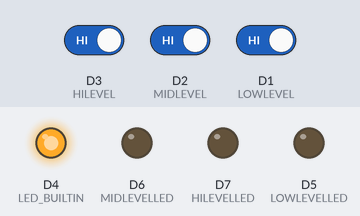
Bench run of a sketch on a simulated ESP8266 (NodeMCU). Parts: output pins drawn as LEDs (lit = HIGH, except the on-board LED, lit = LOW). The test bench sets the inputs (shaded band); at power-on: D3 (HILEVEL) HIGH, D2 (MIDLEVEL) HIGH, D1 (LOWLEVEL) HIGH.

Above: at 1.2 s.
1.3 s: D3 (HILEVEL) driven LOW
At 1.9 s:
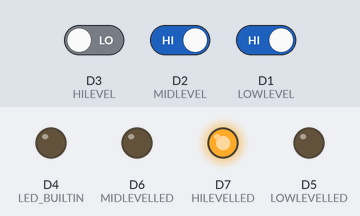
2.8 s: D2 (MIDLEVEL) driven LOW
At 4.0 s:
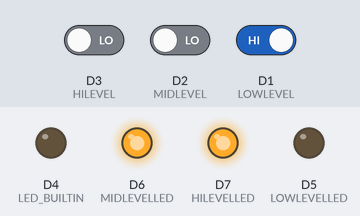
4.3 s: D1 (LOWLEVEL) driven LOW
At 5.4 s:
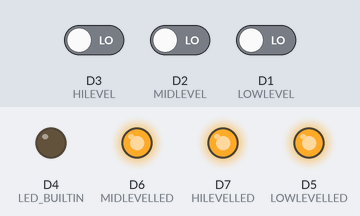
5.8 s: D3 (HILEVEL) driven HIGH
At 6.5 s:
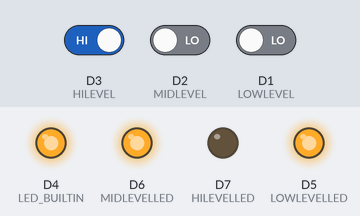
7.3 s: D2 (MIDLEVEL) driven HIGH
At 7.7 s:
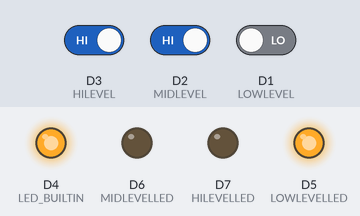
8.8 s: D3 (HILEVEL) driven LOW
At 10.0 s:
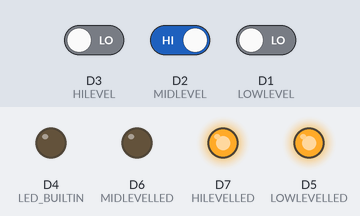
Timing chart, 0 to 11.3 s (numbered marks = the images above; inputs shaded):
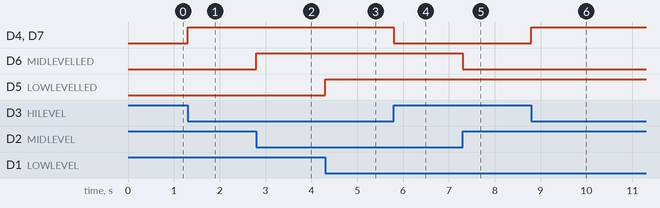

Measured:
- after the input at 1.3 s, D4 (LED_BUILTIN), D7 (HILEVELLED): LOW → HIGH at once
- after the input at 2.8 s, D6 (MIDLEVELLED): LOW → HIGH at once
- after the input at 4.3 s, D5 (LOWLEVELLED): LOW → HIGH at once
- after the input at 5.8 s, D4 (LED_BUILTIN), D7 (HILEVELLED): HIGH → LOW at once
- after the input at 7.3 s, D6 (MIDLEVELLED): HIGH → LOW at once
- after the input at 8.8 s, D4 (LED_BUILTIN), D7 (HILEVELLED): LOW → HIGH at once

The sketch:

TESTE_SENSOR_NIVEL_CONTRASSECO.ino
```cpp
//  https://youtu.be/oDEFAlp1Yho
//  https://www.tinkercad.com/things/i4KqjSBKx5y-copy-of-arduino-water-level-sensor/editel
//  https://youtu.be/CmkoEHnXWJQ


// These constants won't change:
const int LOWLEVEL = D1;    // pin that the sensor is attached to LOWLEVEL SENSOR
const int MIDLEVEL = D2;    // pin that the sensor is attached to MIDLEVEL SENSOR
const int HILEVEL = D3;     // pin that the sensor is attached to HILEVEL SENSOR

const int LOWLEVELLED = D5 ;
const int MIDLEVELLED = D6 ;
const int HILEVELLED = D7 ;

int LowSts = 0 ;
int MidSts = 0 ;
int HiSts  = 0 ;

void setup() {


  pinMode(LOWLEVEL, INPUT_PULLUP);    // Sensors
  pinMode(MIDLEVEL, INPUT_PULLUP);
  pinMode(HILEVEL, INPUT_PULLUP);

  pinMode(LOWLEVELLED, OUTPUT);       // LEDs
  pinMode(MIDLEVELLED, OUTPUT);
  pinMode(HILEVELLED, OUTPUT);

    pinMode(LED_BUILTIN, OUTPUT);

    digitalWrite(LED_BUILTIN, LOW);

    digitalWrite(LOWLEVELLED, LOW);
    digitalWrite(MIDLEVELLED, LOW);
    digitalWrite(HILEVELLED, LOW);


}


void loop() {

  LowSts = digitalRead(LOWLEVEL);

  if (LowSts == LOW ) {
    digitalWrite(LOWLEVELLED, HIGH);
  } else {
    digitalWrite(LOWLEVELLED, LOW);

  }

  MidSts = digitalRead(MIDLEVEL);

  if (MidSts == LOW) {
    digitalWrite(MIDLEVELLED, HIGH);
  } else {
    digitalWrite(MIDLEVELLED, LOW);
  }

 HiSts = digitalRead(HILEVEL);

  if (HiSts == LOW) {
    digitalWrite(HILEVELLED, HIGH);
        digitalWrite(LED_BUILTIN, HIGH);

  } else {
    digitalWrite(HILEVELLED, LOW);
        digitalWrite(LED_BUILTIN, LOW);

  }


}
```
